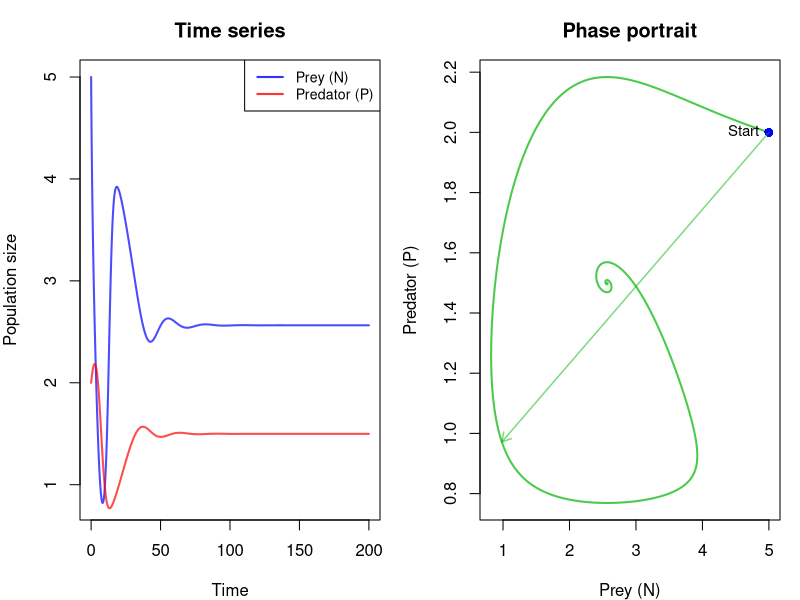

This chart was generated by the following R code:
## ---- chunk 1
#| code-fold: false
#| fig-cap: "Rosenzweig-MacArthur model showing stable fixed point"
#| label: fig-rosenzweig-macarthur-sim

library(deSolve)

# Function to define Rosenzweig-MacArthur ODE system
rosenzweig_macarthur <- function(t, state, parms) {
  N <- state["N"]
  P <- state["P"]

  r <- parms["r"]
  K <- parms["K"]
  a <- parms["a"]
  h <- parms["h"]
  beta <- parms["beta"]
  d <- parms["d"]

  dN_dt <- r * N * (1 - N / K) - (a * N * P) / (1 + a * h * N)
  dP_dt <- (beta * a * N * P) / (1 + a *h * N) - d * P

  list(c(dN_dt, dP_dt))
}

# Parameters for stable fixed point
parms <- c(
  r = 1.0,      # Prey growth rate
  K = 5.0,      # Prey carrying capacity
  a = 1.3,      # Predation rate
  h = 0.9,       # Handling time
  beta = 0.6,   # Conversion efficiency
  d = 0.5       # Predator death rate
)

# Initial conditions
state <- c(N = 5, P = 2)

# Time sequence
times <- seq(0, 200, by = 0.1)

# Solve ODE
solution <- ode(state, times, rosenzweig_macarthur, parms)

# Calculate equilibrium (fixed point)
# At equilibrium: dN/dt = 0 and dP/dt = 0
# P* = (r * kappa) / (a * (beta - 1)) * (1 - N*/K)
# N* such that dP/dt = 0
N_eq <- parms["d"] * parms["kappa"] / (parms["beta"] * parms["a"] - parms["d"])
P_eq <- parms["r"] * (1 - N_eq / parms["K"]) * (parms["kappa"] + N_eq) / parms["a"]

# Create two plots
par(mfrow = c(1, 2), mar = c(4, 4, 3, 1))

# Plot 1: Time series
plot(solution[, "time"], solution[, "N"], type = "l",
     col = rgb(0, 0, 1, 0.7), lwd = 2,
     xlab = "Time", ylab = "Population size",
     main = "Time series")
lines(solution[, "time"], solution[, "P"],
      col = rgb(1, 0, 0, 0.7), lwd = 2)
abline(h = N_eq, col = rgb(0, 0, 1, 0.3), lty = 2)
abline(h = P_eq, col = rgb(1, 0, 0, 0.3), lty = 2)
legend("topright", legend = c("Prey (N)", "Predator (P)"),
       col = c(rgb(0, 0, 1, 0.8), rgb(1, 0, 0, 0.8)),
       lwd = 2, cex = 0.85)

# Plot 2: Phase portrait (state-space diagram)
plot(solution[, "N"], solution[, "P"], type = "l",
     col = rgb(0, 0.7, 0, 0.7), lwd = 2,
     xlab = "Prey (N)", ylab = "Predator (P)",
     main = "Phase portrait")

# Add fixed point
points(N_eq, P_eq, pch = 16, col = "red", cex = 1.5)
text(N_eq, P_eq, " Equilibrium", pos = 1, cex = 0.9, col = "red")

# Add starting point
points(state["N"], state["P"], pch = 16, col = "blue", cex = 1.2)
text(state["N"], state["P"], " Start", pos = 2, cex = 0.9)

# Add arrow showing direction
arrows(solution[1, "N"], solution[1, "P"],
       solution[100, "N"], solution[100, "P"],
       length = 0.1, col = rgb(0, 0.7, 0, 0.5), lwd = 1.5)

par(mfrow = c(1, 1))
